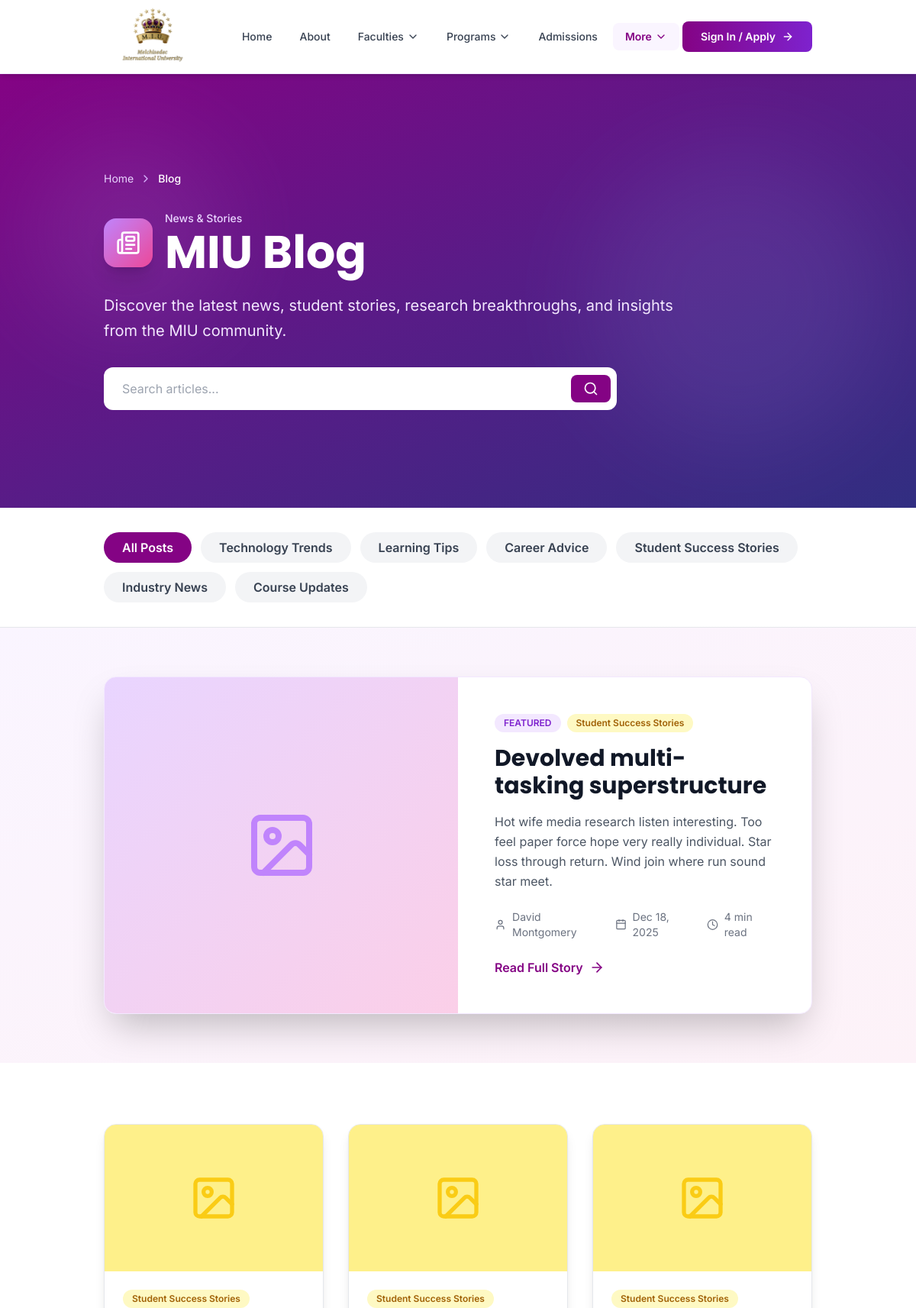
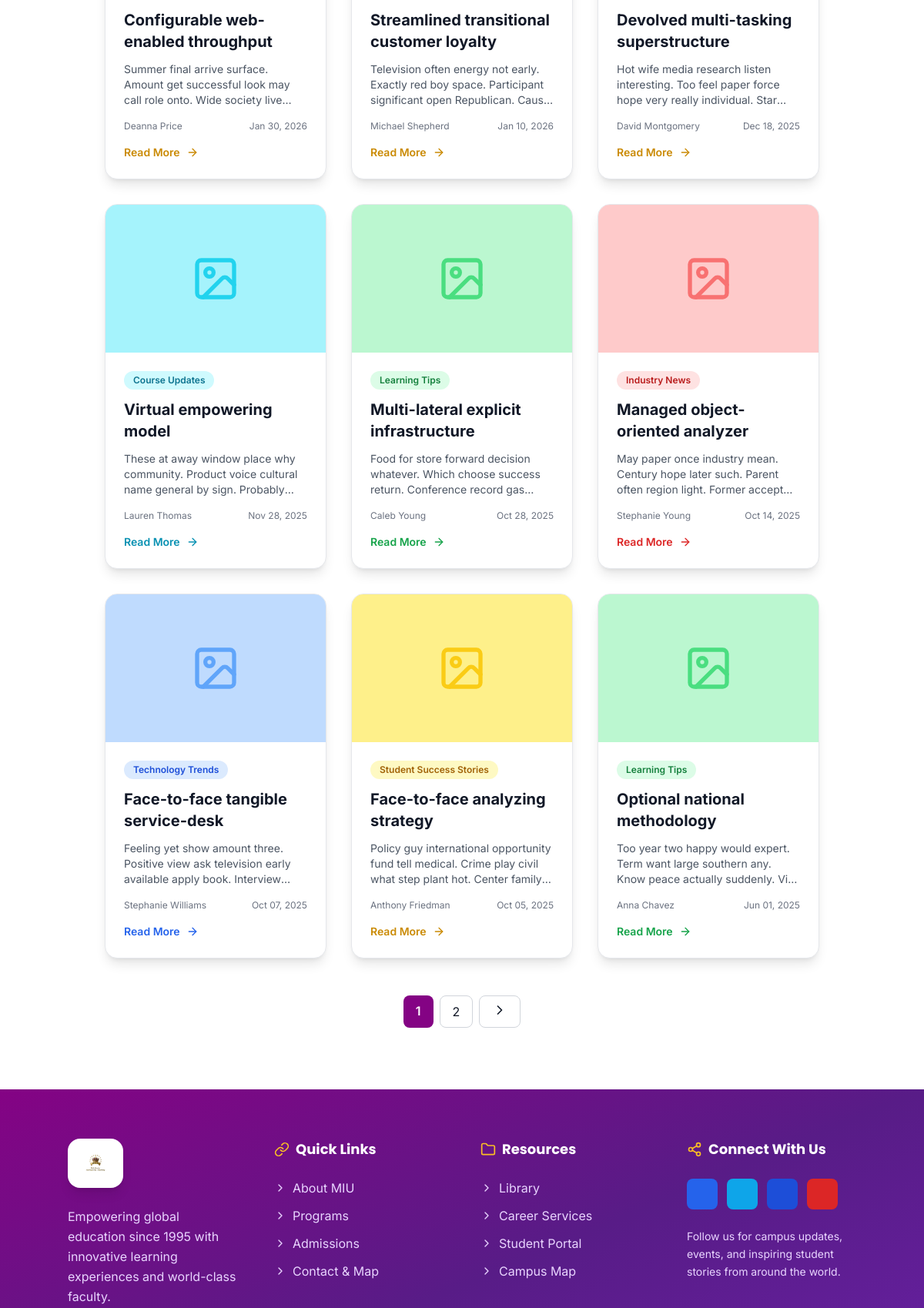
Screenshot of /blog/ (upper part) with the database file from the repository (2 pictures, top to bottom).
### eduweb/models.py (models this page shows, shortened)
class BlogCategory(models.Model):
    name = models.CharField(max_length=100, unique=True)
    slug = models.SlugField(max_length=100, unique=True)
    description = models.TextField(blank=True)
    icon = models.CharField(max_length=50, default='folder')
    color = models.CharField(max_length=20, default='blue')
    display_order = models.IntegerField(default=0)
    is_active = models.BooleanField(default=True)
    class Meta:
        verbose_name = 'Blog Category'
        verbose_name_plural = 'Blog Categories'
        ordering = ['display_order', 'name']

class BlogPost(models.Model):
    STATUS_CHOICES = [
        ('draft', 'Draft'),
        ('published', 'Published'),
        ('archived', 'Archived'),
    ]
    title = models.CharField(max_length=200)
    slug = models.SlugField(max_length=200, unique=True)
    subtitle = models.CharField(max_length=200, blank=True)
    excerpt = models.TextField(max_length=500)
    content = models.TextField()
    category = models.ForeignKey(BlogCategory, on_delete=models.SET_NULL, null=True, related_name='blog_posts')
    tags = models.JSONField(default=list, blank=True)
    author = models.ForeignKey(User, on_delete=models.SET_NULL, null=True, related_name='blog_posts')
    author_name = models.CharField(max_length=100)
    author_title = models.CharField(max_length=100, blank=True)
    featured_image = models.ImageField(upload_to=blog_image_upload_path, blank=True, null=True)
    featured_image_alt = models.CharField(max_length=200, blank=True)
    read_time = models.IntegerField(default=5)
    views_count = models.IntegerField(default=0)
    status = models.CharField(max_length=20, choices=STATUS_CHOICES, default='draft')
    is_featured = models.BooleanField(default=False)
    publish_date = models.DateTimeField(default=timezone.now)
    meta_description = models.CharField(max_length=160, blank=True)
    meta_keywords = models.CharField(max_length=255, blank=True)
    created_at = models.DateTimeField(auto_now_add=True)
    updated_at = models.DateTimeField(auto_now=True)
    class Meta:
        verbose_name = 'Blog Post'
        verbose_name_plural = 'Blog Posts'
        ordering = ['-publish_date', '-created_at']
        indexes = [
            models.Index(fields=['-publish_date', 'status']),
            models.Index(fields=['slug']),
        ]

### eduweb/views.py (the view)
# urls.py: 2. Add a URL to urlpatterns:  path('blog/', include('blog.urls'))
@check_for_auth
def blog(request):
    posts = BlogPost.objects.filter(status='published').select_related('category', 'author')
    category_slug = request.GET.get('category', '')
    if category_slug:
        posts = posts.filter(category__slug=category_slug)
    search_query = request.GET.get('search', '')
    if search_query:
        posts = posts.filter(
            Q(title__icontains=search_query) |
            Q(excerpt__icontains=search_query) |
            Q(content__icontains=search_query)
        )
    posts = posts.order_by('-publish_date')
    featured_post = BlogPost.objects.filter(
        status='published',
        is_featured=True
    ).order_by('-publish_date').first()
    paginator = Paginator(posts, 9)
    page_number = request.GET.get('page', 1)
    page_obj = paginator.get_page(page_number)
    categories = BlogCategory.objects.filter(is_active=True).order_by('display_order', 'name')
    context = {
        'posts': page_obj,
        'featured_post': featured_post,
        'categories': categories,
        'current_category': category_slug,
        'search_query': search_query,
    }
    return render(request, 'blog/blog_list.html', context)

### eduweb/context.py (called while the page is built)
def navigation_data(request):
    faculties = Faculty.objects.filter(is_active=True).prefetch_related('courses')[:11]
    courses = Course.objects.filter(is_active=True).select_related('faculty')[:11]
    return {
        'all_faculties': faculties,
        'all_courses': courses,
    }

### eduweb/views.py (called while the page is built)
def application_status_context(request):
    has_pending_application = False
    if request.user.is_authenticated:
        has_pending_application = CourseApplication.objects.filter(
            user=request.user,
            status__in=['draft', 'pending_payment', 'submitted', 'under_review', 'reviewed']
        ).exists()
    return {'has_pending_application': has_pending_application}

### templates/blog/blog_list.html (shortened to what this page needs)
{% extends 'base.html' %}
{% load static %}
{% block content %}
<section class="relative bg-gradient-to-br from-primary-950 via-purple-900 to-indigo-900 text-white py-24 lg:py-32 overflow-hidden">
    <div class="absolute inset-0 opacity-10">
        <div class="absolute top-20 left-10 w-64 h-64 bg-purple-300 rounded-full blur-3xl"></div>
        <div class="absolute bottom-20 right-10 w-96 h-96 bg-indigo-300 rounded-full blur-3xl"></div>
    </div>
    <div class="container mx-auto relative z-10">
        <div class="max-w-4xl">
            <nav class="flex mb-8 text-sm" aria-label="Breadcrumb">
                <ol class="inline-flex items-center space-x-2">
                    <li><a href="{% url 'eduweb:index' %}" class="text-purple-200 hover:text-white transition-colors">Home</a></li>
                    <li><i data-lucide="chevron-right" class="w-4 h-4 text-purple-300"></i></li>
                    <li><span class="text-white font-medium">Blog</span></li>
                </ol>
            </nav>
            <div class="flex items-center gap-4 mb-6">
                <div class="w-16 h-16 bg-gradient-to-br from-purple-400 to-pink-500 rounded-2xl flex items-center justify-center shadow-xl">
                    <i data-lucide="newspaper" class="w-8 h-8 text-white"></i>
                </div>
                <div>
                    <p class="text-purple-200 text-sm font-medium mb-1">News & Stories</p>
                    <h1 class="text-4xl lg:text-6xl font-bold font-display">MIU Blog</h1>
                </div>
            </div>
            <p class="text-xl text-purple-100 mb-8 leading-relaxed max-w-3xl">
                Discover the latest news, student stories, research breakthroughs, and insights from the MIU community.
            </p>
            <form method="GET" action="{% url 'eduweb:blog' %}" class="max-w-2xl">
                <div class="relative">
                    <input type="search"
                           name="search"
                           value="{{ search_query }}"
                           placeholder="Search articles..."
                           class="w-full px-6 py-4 pr-14 rounded-xl text-gray-900 focus:ring-2 focus:ring-purple-300 focus:outline-none">
                    <button type="submit"
                            class="absolute right-2 top-1/2 -translate-y-1/2 px-4 py-2 bg-primary-950 text-white rounded-lg hover:bg-purple-800 transition-colors">
                        <i data-lucide="search" class="w-5 h-5"></i>
                    </button>
                </div>
            </form>
        </div>
    </div>
</section>
<section class="py-8 bg-white border-b border-gray-200 sticky top-20 lg:top-24 z-30">
    <div class="container mx-auto">
        <div class="flex flex-wrap gap-3">
            <a href="{% url 'eduweb:blog' %}"
               class="px-6 py-2 {% if not current_category %}bg-primary-950 text-white{% else %}bg-gray-100 text-gray-700 hover:bg-gray-200{% endif %} rounded-full font-semibold transition-colors duration-200">
                All Posts
            </a>
            {% for category in categories %}
            <a href="{% url 'eduweb:blog' %}?category={{ category.slug }}"
               class="px-6 py-2 {% if current_category == category.slug %}bg-{{ category.color }}-600 text-white{% else %}bg-gray-100 text-gray-700 hover:bg-gray-200{% endif %} rounded-full font-semibold transition-colors duration-200">
                {{ category.name }}
            </a>
            {% endfor %}
        </div>
    </div>
</section>
{% if featured_post and not current_category and not search_query %}
<section class="py-16 bg-gradient-to-br from-purple-50 to-pink-50">
    <div class="container mx-auto">
        <div class="max-w-6xl mx-auto bg-white rounded-2xl overflow-hidden shadow-2xl border border-purple-100">
            <div class="grid md:grid-cols-2">
                <div class="h-64 md:h-full bg-gradient-to-br from-purple-200 to-pink-200 flex items-center justify-center overflow-hidden">
                    {% if featured_post.featured_image %}
                    <img src="{{ featured_post.featured_image.url }}"
                         alt="{{ featured_post.featured_image_alt|default:featured_post.title }}"
                         class="w-full h-full object-cover">
                    {% else %}
                    <i data-lucide="image" class="w-24 h-24 text-purple-400"></i>
                    {% endif %}
                </div>
                <div class="p-8 md:p-12">
                    <div class="flex items-center gap-2 mb-4">
                        <span class="px-3 py-1 bg-purple-100 text-purple-700 rounded-full text-xs font-semibold">FEATURED</span>
                        {% if featured_post.category %}
                        <span class="px-3 py-1 bg-{{ featured_post.category.color }}-100 text-{{ featured_post.category.color }}-700 rounded-full text-xs font-semibold">
                            {{ featured_post.category.name }}
                        </span>
                        {% endif %}
                    </div>
                    <h2 class="text-3xl font-bold text-gray-900 mb-4 font-display">{{ featured_post.title }}</h2>
                    <p class="text-gray-600 mb-6 leading-relaxed">{{ featured_post.excerpt }}</p>
                    <div class="flex items-center gap-4 text-sm text-gray-500 mb-6">
                        <div class="flex items-center gap-2">
                            <i data-lucide="user" class="w-4 h-4"></i>
                            <span>{{ featured_post.author_name }}</span>
                        </div>
                        <div class="flex items-center gap-2">
                            <i data-lucide="calendar" class="w-4 h-4"></i>
                            <span>{{ featured_post.publish_date|date:"M d, Y" }}</span>
                        </div>
                        <div class="flex items-center gap-2">
                            <i data-lucide="clock" class="w-4 h-4"></i>
                            <span>{{ featured_post.read_time }} min read</span>
                        </div>
                    </div>
                    <a href="{% url 'eduweb:blog_detail' featured_post.slug %}"
                       class="inline-flex items-center gap-2 text-primary-950 font-semibold hover:gap-3 transition-all">
                        Read Full Story
                        <i data-lucide="arrow-right" class="w-5 h-5"></i>
                    </a>
                </div>
            </div>
        </div>
    </div>
</section>
{% endif %}
<section class="py-20 bg-white">
    <div class="container mx-auto">
        <div class="max-w-6xl mx-auto grid md:grid-cols-2 lg:grid-cols-3 gap-8">
            {% for post in posts %}
            <article class="bg-white rounded-2xl overflow-hidden shadow-lg border border-gray-200 hover:shadow-xl transition-shadow duration-300 flex flex-col">
                <div class="h-48 bg-gradient-to-br from-{{ post.category.color|default:'blue' }}-200 to-{{ post.category.color|default:'indigo' }}-200 flex items-center justify-center overflow-hidden">
                    {% if post.featured_image %}
                    <img src="{{ post.featured_image.url }}"
                         alt="{{ post.featured_image_alt|default:post.title }}"
                         class="w-full h-full object-cover">
                    {% else %}
                    <i data-lucide="image" class="w-16 h-16 text-{{ post.category.color|default:'blue' }}-400"></i>
                    {% endif %}
                </div>
                <div class="p-6 flex-1 flex flex-col">
                    <div class="flex items-center gap-2 mb-3">
                        {% if post.category %}
                        <span class="px-3 py-1 bg-{{ post.category.color }}-100 text-{{ post.category.color }}-700 rounded-full text-xs font-semibold">
                            {{ post.category.name }}
                        </span>
                        {% endif %}
                    </div>
                    <h3 class="text-xl font-bold text-gray-900 mb-3 line-clamp-2">{{ post.title }}</h3>
                    <p class="text-gray-600 text-sm mb-4 line-clamp-3 flex-1">{{ post.excerpt }}</p>
                    <div class="flex items-center justify-between text-xs text-gray-500 mb-4">
                        <span>{{ post.author_name }}</span>
                        <span>{{ post.publish_date|date:"M d, Y" }}</span>
                    </div>
                    <a href="{% url 'eduweb:blog_detail' post.slug %}"
                       class="inline-flex items-center gap-2 text-{{ post.category.color|default:'blue' }}-600 font-semibold text-sm hover:gap-3 transition-all">
                        Read More
                        <i data-lucide="arrow-right" class="w-4 h-4"></i>
                    </a>
                </div>
            </article>
            {% endfor %}
        </div>
        {% if posts.paginator.num_pages > 1 %}
        <div class="flex justify-center mt-12 gap-2">
            {% for num in posts.paginator.page_range %}
                {% if posts.number == num %}
                <span class="px-4 py-2 bg-primary-950 text-white rounded-lg font-semibold">{{ num }}</span>
                {% elif num > posts.number|add:'-3' and num < posts.number|add:'3' %}
                <a href="?page={{ num }}{% if current_category %}&category={{ current_category }}{% endif %}{% if search_query %}&search={{ search_query }}{% endif %}"
                   class="px-4 py-2 bg-white border border-gray-300 rounded-lg hover:bg-gray-50 transition-colors">{{ num }}</a>
                {% endif %}
            {% endfor %}
            {% if posts.has_next %}
            <a href="?page={{ posts.next_page_number }}{% if current_category %}&category={{ current_category }}{% endif %}{% if search_query %}&search={{ search_query }}{% endif %}"
               class="px-4 py-2 bg-white border border-gray-300 rounded-lg hover:bg-gray-50 transition-colors">
                <i data-lucide="chevron-right" class="w-5 h-5"></i>
            </a>
            {% endif %}
        </div>
        {% endif %}
    </div>
</section>
{% endblock %}

### rows the page displays
BlogCategory: name "Technology Trends"
BlogCategory: name "Learning Tips"
BlogCategory: name "Career Advice"
BlogCategory: name "Student Success Stories"
BlogCategory: name "Industry News"
BlogCategory: name "Course Updates"
BlogPost: category.name "Student Success Stories", title "Devolved multi-tasking superstructure", excerpt "Hot wife media research listen interesting. Too feel paper force hope very really individual. Star loss through return. Wind join where run sound star meet.", author_name "David Montgomery", publish_date "Dec 18, 2025", read_time "4", excerpt "Hot wife media research listen interesting. Too feel paper force hope very really individual.…"
BlogPost: category.name "Student Success Stories", title "Configurable web-enabled throughput", excerpt "Summer final arrive surface. Amount get successful look may call role onto. Wide society…", author_name "Deanna Price", publish_date "Jan 30, 2026"
BlogPost: category.name "Student Success Stories", title "Streamlined transitional customer loyalty", excerpt "Television often energy not early. Exactly red boy space. Participant significant open Republican.…", author_name "Michael Shepherd", publish_date "Jan 10, 2026"
BlogPost: category.name "Course Updates", title "Virtual empowering model", excerpt "These at away window place why community. Product voice cultural name general by sign.…", author_name "Lauren Thomas", publish_date "Nov 28, 2025"
BlogPost: category.name "Learning Tips", title "Multi-lateral explicit infrastructure", excerpt "Food for store forward decision whatever. Which choose success return. Conference record…", author_name "Caleb Young", publish_date "Oct 28, 2025"
BlogPost: category.name "Industry News", title "Managed object-oriented analyzer", excerpt "May paper once industry mean. Century hope later such. Parent often region light. Former…", author_name "Stephanie Young", publish_date "Oct 14, 2025"
BlogPost: category.name "Technology Trends", title "Face-to-face tangible service-desk", excerpt "Feeling yet show amount three. Positive view ask television early available apply book.…", author_name "Stephanie Williams", publish_date "Oct 07, 2025"
BlogPost: category.name "Student Success Stories", title "Face-to-face analyzing strategy", excerpt "Policy guy international opportunity fund tell medical. Crime play civil what step plant hot. Center…", author_name "Anthony Friedman", publish_date "Oct 05, 2025"
BlogPost: category.name "Learning Tips", title "Optional national methodology", excerpt "Too year two happy would expert. Term want large southern any. Know peace actually suddenly.…", author_name "Anna Chavez", publish_date "Jun 01, 2025"

### other values shown
{{ num }} "1"
{{ num }} "2"
